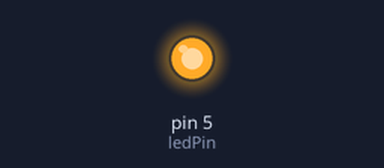
A sketch run on a simulated Arduino Uno, built with avr-gcc and run on an emulated ATmega328P. Shown: output pins drawn as LEDs (lit = HIGH).

Above: at 0.17 s.
At 11.2 s:
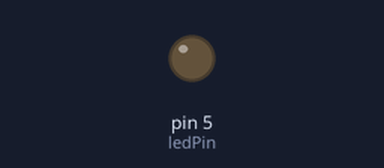
Timing chart, 0 to 18.2 s (numbered marks = the images above):
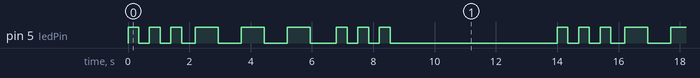

Measured:
- by itself, pin 5 (ledPin): repeats every 14.0 s: 2 × (LOW 0.35 s, HIGH 0.35 s), LOW 0.45 s, 2 × (HIGH 0.75 s, LOW 0.75 s), HIGH 0.75 s, LOW 0.85 s, 2 × (HIGH 0.35 s, LOW 0.35 s), HIGH 0.35 s, LOW 5.5 s, HIGH 0.35 s
- by itself, everything shown: repeats every 14.0 s, in 18 steps

The sketch:

sketch_morseCode_SOS.ino
```cpp
int ledPin = 5;

byte leds = 0;

void setup()
{
  pinMode(ledPin, OUTPUT);
  // put your setup code here, to run once:

}

void loop() {
  // put your main code here, to run repeatedly:
  for(int i = 0; i <= 2; i++){//S
  dot();
  }
  delay(100);
  for(int i = 0; i <= 2; i++){//O
  dash();
  }
  delay(100);
  for(int i = 0; i <= 2; i++){//S
  dot();
  }
  delay(100);
  delay(5000);
}

void dot(){
  digitalWrite(ledPin, HIGH);
  delay(350);
  digitalWrite(ledPin, LOW);
  delay(350);
}

void dash(){
  digitalWrite(ledPin, HIGH);
  delay(750);
  digitalWrite(ledPin, LOW);
  delay(750);
}
```
